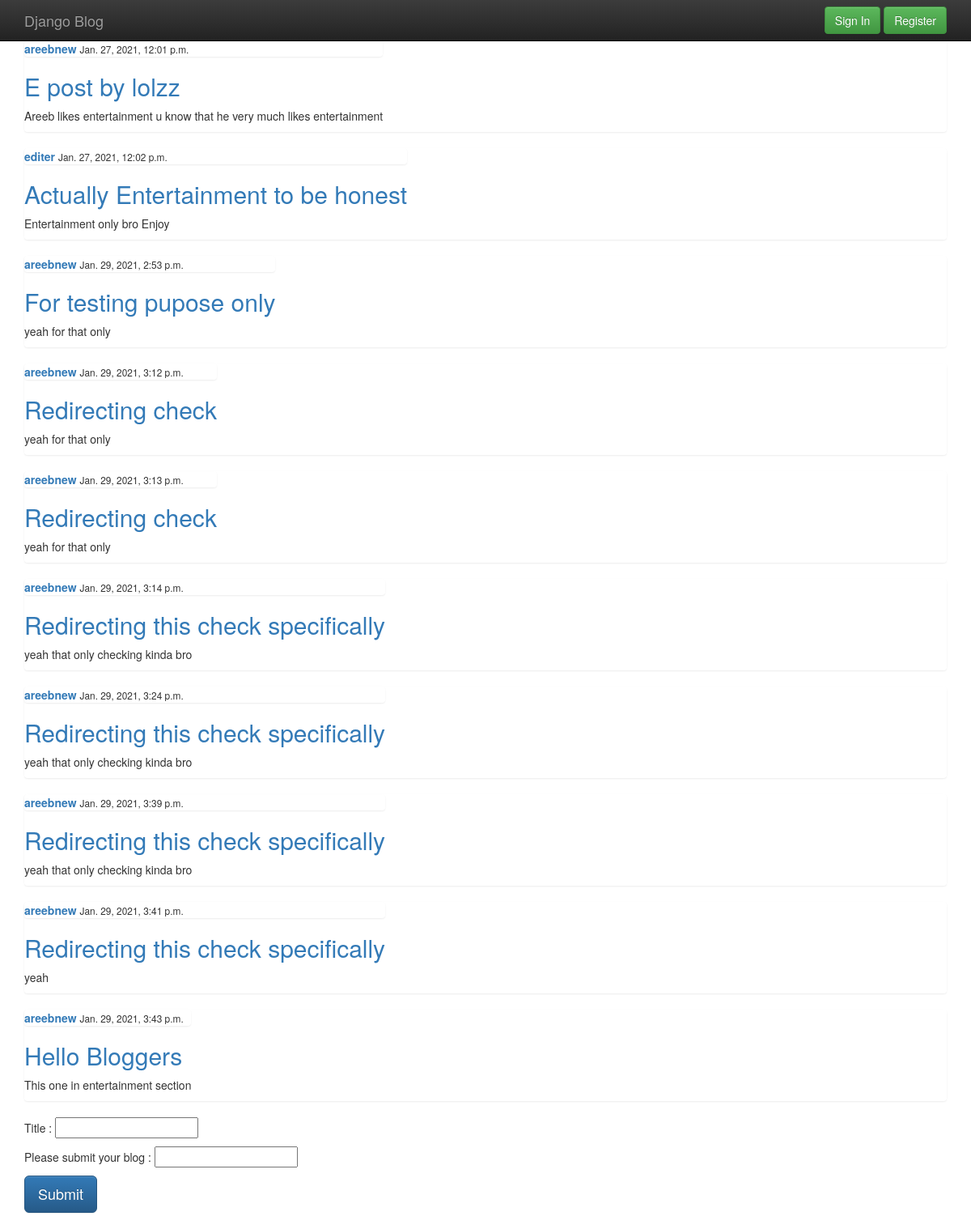
The app's page /entertainment/ with its own data.
### blog/models.py (models this page shows, shortened)
class E_Post(models.Model):
 	title = models.CharField( max_length = 100)
 	content = models.TextField()
 	date_posted = models.DateTimeField ( default = timezone.now)
 	author = models.ForeignKey( User , on_delete = models.CASCADE)

### blog/views.py (the view)
# urls.py: path('entertainment/' , views.entertainment , name = 'entertainment' ),
def entertainment(request):
	context = {
		'posts' : E_Post.objects.all()
	}
	return render( request , 'blog/entertainment.html' , context )

### blog/templates/blog/entertainment.html (shortened to what this page needs)
{% extends 'blog/base.html' %}
{% block content %}
<section class = "container">
	{% for p in posts %}
	<div class = "list-group">
		<article>
			<div class="media-body">
				<div class ="list-group">
					<a href="#"><strong> {{ p.author }} </strong> </a>
					<small> {{ p.date_posted }}</small>
				</div>
				<h2>
					<a href="#">
						{{ p.title }}
					</a>
				</h2>
					<p>
						{{ p.content }}
					</p>
			</div>
		</article>
	</div>
	{% endfor %}
</section>
<section class = "container" >
	<form action = "entertainment_post_add/" method = "post">
		<p>
			Title :
			<input type="text" name="entertainment_post_title"> </input>
		</p>
		<p>
			Please submit your blog :
			<input type="text" name="entertainment_post_content"> </input>
		</p>
		<button class = "btn btn-primary btn-lg" type="submit"> Submit </button>
	</form>
</section>
{% endblock %}

### blog/static/blog/css/main.css (style rules this page uses)
h2,h3,h4,h5,h6 { color: #b30000; }

### blog/templates/blog/base.html (style rules this page uses)
body { padding-top: 50px; padding-bottom: 20px; }

### records on screen
E_Post: author "areebnew", date_posted "Jan. 27, 2021, 12:01 p.m.", title "E post by lolzz", content "Areeb likes entertainment u know that he very much likes entertainment"
E_Post: author "editer", date_posted "Jan. 27, 2021, 12:02 p.m.", title "Actually Entertainment to be honest", content "Entertainment only bro Enjoy"
E_Post: author "areebnew", date_posted "Jan. 29, 2021, 2:53 p.m.", title "For testing pupose only", content "yeah for that only"
E_Post: author "areebnew", date_posted "Jan. 29, 2021, 3:12 p.m.", title "Redirecting check", content "yeah for that only"
E_Post: author "areebnew", date_posted "Jan. 29, 2021, 3:13 p.m.", title "Redirecting check", content "yeah for that only"
E_Post: author "areebnew", date_posted "Jan. 29, 2021, 3:14 p.m.", title "Redirecting this check specifically", content "yeah that only checking kinda bro"
E_Post: author "areebnew", date_posted "Jan. 29, 2021, 3:24 p.m.", title "Redirecting this check specifically", content "yeah that only checking kinda bro"
E_Post: author "areebnew", date_posted "Jan. 29, 2021, 3:39 p.m.", title "Redirecting this check specifically", content "yeah that only checking kinda bro"
E_Post: author "areebnew", date_posted "Jan. 29, 2021, 3:41 p.m.", title "Redirecting this check specifically", content "yeah"
E_Post: author "areebnew", date_posted "Jan. 29, 2021, 3:43 p.m.", title "Hello Bloggers", content "This one in entertainment section"
